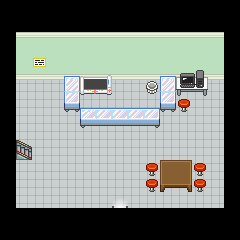

Rendered tile map (Tiled .tmx) drawn with the repository's tilesets; below, a short description and the map source with its tile grids summarised:
An orthogonal 15x15 tile map with 16x16 px tiles, 4 tile layers (Tile Layer 1, Tile Layer 2, Tile Layer 3, Above player), 3 tilesets and 15 objects (10x collision, 5x event).

<map version="1.2" tiledversion="1.3.2" orientation="orthogonal" renderorder="right-down" compressionlevel="0" width="15" height="15" tilewidth="16" tileheight="16" infinite="0" nextlayerid="7" nextobjectid="24">
 <tileset firstgid="1" name="floorsandwalls" tilewidth="16" tileheight="16" tilecount="88" columns="11">
  <image source="../../gfx/tilesets/floorsandwalls.png" width="176" height="128" />
 </tileset>
 <tileset firstgid="89" name="furniture" tilewidth="16" tileheight="16" tilecount="72" columns="12">
  <image source="../../gfx/tilesets/furniture.png" width="192" height="96" />
 </tileset>
 <tileset firstgid="161" name="setPiecesTSR" tilewidth="16" tileheight="16" tilecount="1312" columns="41">
  <image source="../../gfx/tilesets/setPiecesTSR.png" width="671" height="512" />
 </tileset>
 <layer id="1" name="Tile Layer 1" width="15" height="15">
  <data>[225 cells, 143 non-empty, 4 distinct tile ids]</data>
 </layer>
 <layer id="2" name="Tile Layer 2" width="15" height="15">
  <data>[225 cells, 31 non-empty, 23 distinct tile ids]</data>
 </layer>
 <layer id="3" name="Tile Layer 3" width="15" height="15">
  <data>[225 cells, 4 non-empty, 2 distinct tile ids]</data>
 </layer>
 <layer id="4" name="Above player" width="15" height="15">
  <data>[225 cells, 6 non-empty, 4 distinct tile ids]</data>
 </layer>
 <objectgroup color="#ff0000" id="5" name="Collision">
  <object id="4" type="collision" x="16" y="208" width="208" height="32" />
  <object id="5" type="collision" x="160" y="160" width="32" height="32" />
  <object id="6" type="collision" x="176" y="80" width="32" height="16" />
  <object id="7" type="collision" x="160" y="80" width="16" height="32" />
  <object id="8" type="collision" x="80" y="112" width="80" height="16" />
  <object id="9" type="collision" x="64" y="80" width="16" height="32" />
  <object id="11" type="collision" x="16" y="48" width="208" height="32" />
  <object id="12" type="collision" x="-16" y="64" width="32" height="160" />
  <object id="14" type="collision" x="224" y="64" width="32" height="160" />
  <object id="21" type="collision" x="16" y="144" width="16" height="16">
   <properties>
    <property name="enter_from" value="right" />
    <property name="exit_to" value="right" />
   </properties>
  </object>
 </objectgroup>
 <objectgroup color="#ffff00" id="6" name="Events">
  <object id="16" name="Heal Tuxemon" type="event" x="112" y="128" width="16" height="16">
   <properties>
    <property name="act10" value="set_monster_health" />
    <property name="act20" value="set_monster_status" />
    <property name="act30" value="dialog Your tuxemon are now at full health!" />
    <property name="act40" value="set_variable teleport_faint:healing_center_sphalian.tmx 7 10" />
    <property name="cond10" value="is player_at" />
    <property name="cond20" value="is player_facing up" />
    <property name="cond30" value="is button_pressed K_RETURN" />
   </properties>
  </object>
  <object id="17" name="Go outside" type="event" x="112" y="192" width="16" height="16">
   <properties>
    <property name="act10" value="transition_teleport sphalian_town.tmx,17,7,0.3" />
    <property name="cond10" value="is player_at" />
    <property name="cond20" value="is player_facing down" />
   </properties>
  </object>
  <object id="18" name="Go upstairs" type="event" x="32" y="144" width="16" height="16">
   <properties>
    <property name="act10" value="dialog It says that it is under repair" />
    <property name="cond10" value="is player_at" />
    <property name="cond20" value="is player_facing left" />
   </properties>
  </object>
  <object id="23" name="Auto Healing Teleported" type="event" x="0" y="16" width="16" height="16">
   <properties>
    <property name="act1" value="set_monster_health ," />
    <property name="act2" value="set_monster_status ," />
    <property name="act3" value="set_variable battle_last_result:none" />
    <property name="cond1" value="is variable_set battle_last_result:lost" />
   </properties>
  </object>
  <object id="22" name="Player Spawn" type="event" x="112" y="160" width="16" height="16" />
 </objectgroup>
</map>
